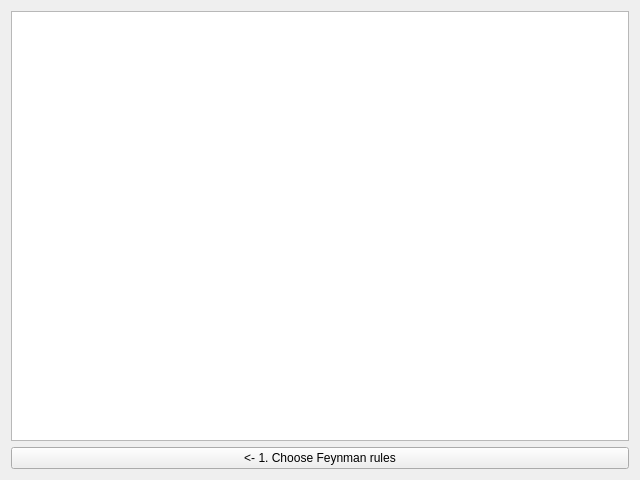
<?xml version="1.0" encoding="UTF-8"?>
<ui version="4.0">
 <class>UI_Help</class>
 <widget class="QWidget" name="UI_Help">
  <property name="windowModality">
   <enum>Qt::NonModal</enum>
  </property>
  <property name="geometry">
   <rect>
    <x>0</x>
    <y>0</y>
    <width>640</width>
    <height>480</height>
   </rect>
  </property>
  <property name="windowTitle">
   <string>Help</string>
  </property>
  <layout class="QVBoxLayout" name="verticalLayout">
   <item>
    <widget class="QTextBrowser" name="textBrowser"/>
   </item>
   <item>
    <layout class="QHBoxLayout" name="horizontalLayout">
     <item>
      <widget class="QPushButton" name="pushButton">
       <property name="text">
        <string>&lt;- 1. Choose Feynman rules</string>
       </property>
      </widget>
     </item>
    </layout>
   </item>
  </layout>
 </widget>
 <resources/>
 <connections/>
</ui>
